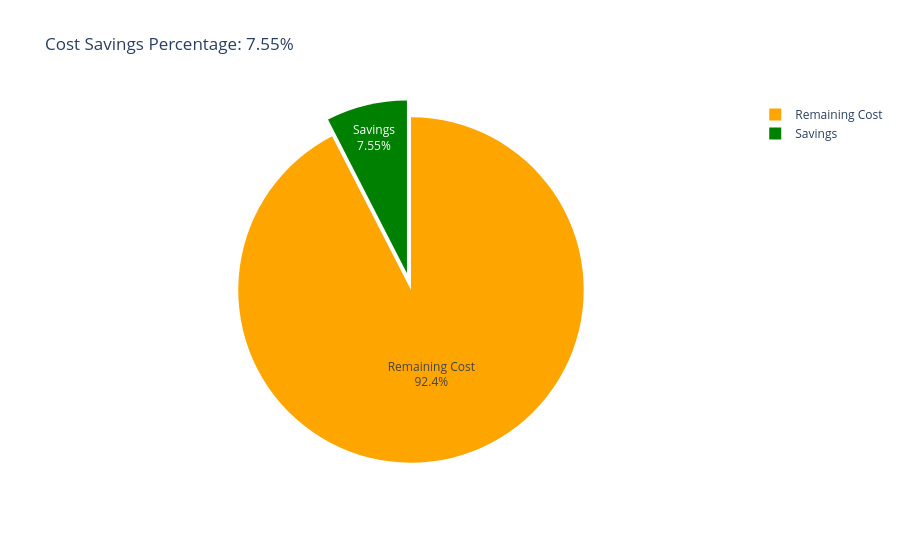

Notebook code for this chart:
### Code cell
import plotly.graph_objs as go

labels = ['Savings', 'Remaining Cost']
values = [original_cost - optimal_cost, optimal_cost]
savings_percent = (original_cost - optimal_cost) / original_cost * 100

fig = go.Figure(data=[go.Pie(labels=labels, values=values)])
fig.update_traces(textinfo='label+percent', pull=[0.1, 0], marker=dict(colors=['green', 'orange']))
fig.update_layout(title=f'Cost Savings Percentage: {savings_percent:.2f}%')
fig.show()

### Figure 1 — Plotly figure (JSON) as saved in the notebook; plotly's stock layout.template omitted (floating-point values rounded to 4 significant figures)
{"data": [{"labels": ["Savings", "Remaining Cost"], "marker": {"colors": ["green", "orange"]}, "pull": [0.1, 0], "textinfo": "label+percent", "type": "pie", "values": [0.3079, 3.77]}], "layout": {"title": {"text": "Cost Savings Percentage: 7.55%"}}}
